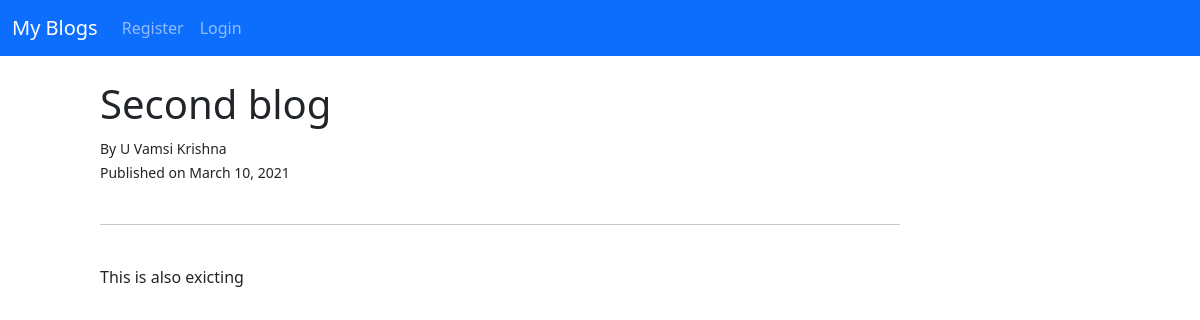
Screenshot of /article/4 with the database file from the repository.
### myblog/models.py (models this page shows, shortened)
class Publish(models.Model):
    title = models.CharField(max_length=50)
    author = models.ForeignKey(User, on_delete=models.CASCADE)
    body = models.TextField()
    date = models.DateField(auto_now_add=True)
    category = models.CharField(max_length=255, default='untitled')

### myblog/views.py (the view)
# urls.py: path('article/<int:pk>', ArticleView.as_view(), name='article'),
class ArticleView(DetailView):
    model = Publish
    template_name = 'article.html'

### myblog/templates/article.html (shortened to what this page needs)
{% extends 'base.html' %}
{% block content%}
<h1> {{ publish.title}} </h1>
<small>By {{publish.author.first_name}} {{publish.author.last_name}} <br/> Published on {{publish.date  }}  <br/>
</small><br/>
<hr>
<br/>
{{ publish.body|safe}}
{% endblock %}

### rows the page displays
Publish: title "Second blog", author.first_name "U Vamsi", author.last_name "Krishna", date "March 10, 2021", body "This is also exicting"
